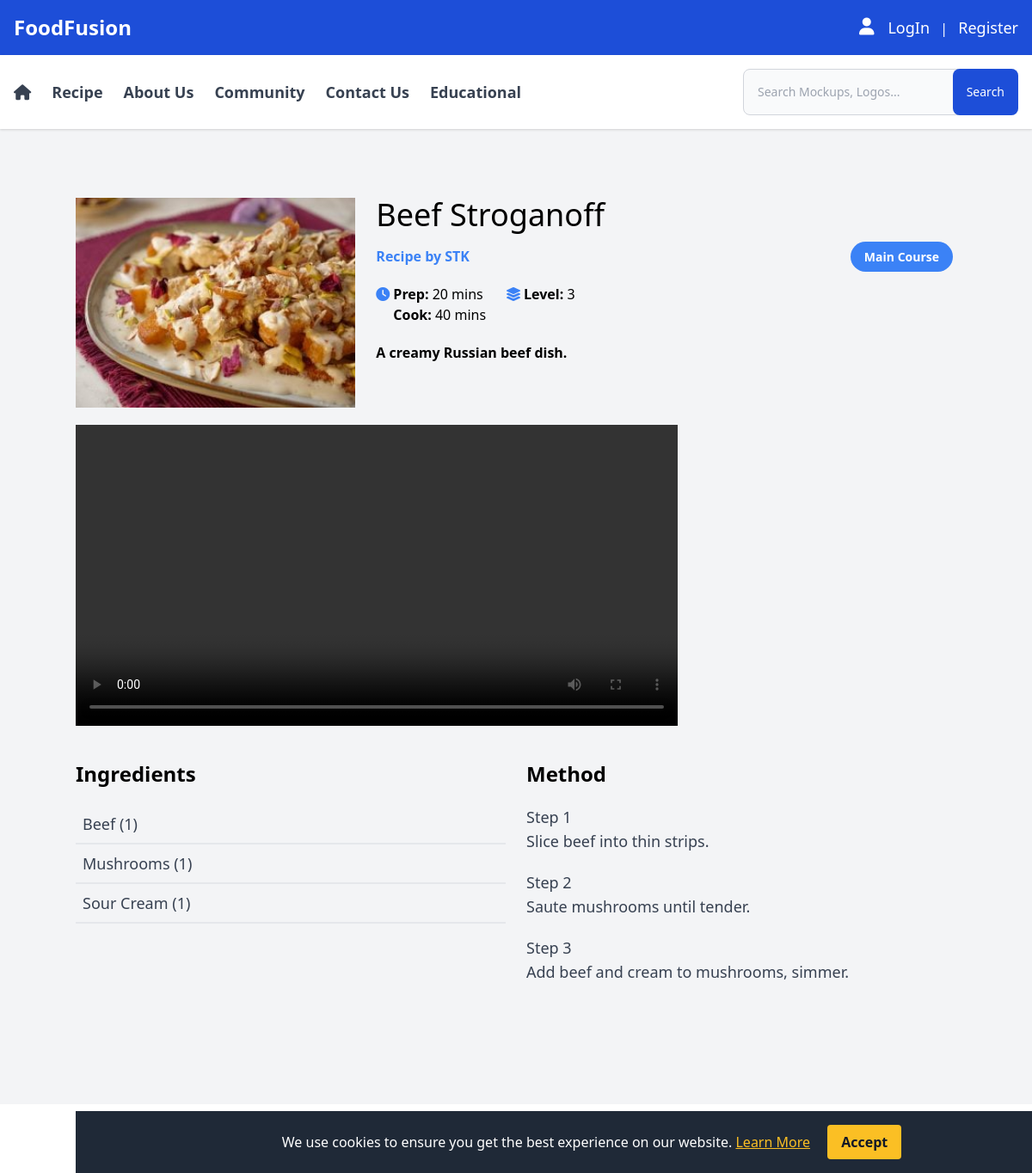
Page /recipes-details.php?id=1 on the committed database.
### tables this page shows
CREATE TABLE `recipes` (
  id INT(11) PRIMARY KEY AUTO_INCREMENT,
  user_id INT(11),
  image VARCHAR(500),
  recipe_name VARCHAR(500),
  description VARCHAR(500),
  preparation_time INT(11),
  cooking_time INT(11),
  instructions TEXT,
  tip VARCHAR(500),
  level INT(11) comment '1.easy 2.medium 3.hard',
  created_at TIMESTAMP DEFAULT CURRENT_TIMESTAMP,
  updated_at TIMESTAMP DEFAULT CURRENT_TIMESTAMP ON UPDATE CURRENT_TIMESTAMP,
  deleted_at TIMESTAMP NULL,
  FOREIGN KEY (user_id) REFERENCES user(id)
);

### recipes-details.php (the view, shortened to what this page needs)
<?php
include 'db.php';
$recipeId = isset($_GET['id']) ? intval($_GET['id']) : 0;
$recipeDetailsQuery = <<<QUERY
        SELECT
            r.id AS recipe_id,
            r.recipe_name,
            r.description,
            r.preparation_time,
            r.cooking_time,
            r.instructions,
            r.tip,
            r.level,
            r.image,
            CONCAT('[',
                GROUP_CONCAT(DISTINCT
                CONCAT('{\"id\":', c.id, ',\"name\":\"', c.name, '\"}')
            ), ']') AS categories,
            CONCAT('[', GROUP_CONCAT(
                DISTINCT CONCAT('{\"id\":', i.id, ',\"name\":\"', REPLACE(i.name, '\"', '\"'), '\",\"unit\":\"', i.unit, '\"}')
                ORDER BY i.id
            ), ']') AS ingredients,
            CONCAT('[', GROUP_CONCAT(
                DISTINCT CONCAT('{\"id\":', rs.id, ',\"step_name\":\"', REPLACE(rs.step_name, '\"', '\"'), '\",\"step_desc\":\"', REPLACE(rs.step_desc, '\"', '\"'), '\",\"sorting\":', rs.sorting, '}')
                ORDER BY rs.sorting
            ), ']') AS steps
        FROM
            recipes r
        LEFT JOIN recipes_category rc ON rc.recipe_id = r.id
        LEFT JOIN category c ON c.id = rc.category_id
        LEFT JOIN recipe_ingredients ri ON ri.recipe_id = r.id
        LEFT JOIN ingredients i ON i.id = ri.ingredients_id
        LEFT JOIN recipe_steps rs ON rs.recipe_id = r.id
        WHERE
            r.id = $recipeId
        GROUP BY
            r.id;
QUERY;
$recipeResult = $conn->query($recipeDetailsQuery);
if ($recipeResult && $recipeResult->num_rows > 0) {
    $recipe = $recipeResult->fetch_assoc();
    $categories = json_decode($recipe['categories'], true);
    $ingredients = json_decode(trim($recipe['ingredients'], ','), true) ?? [];
    $steps = json_decode(trim($recipe['steps'], ','), true) ?? [];
} else {
    echo "Recipe not found.";
    exit;
}
?>
<div class="max-w-7xl mx-auto my-10 py-10">
    <div class="grid grid-cols-3 gap-6">
        <div class="max-w-4xl">
            <img class="float-right w-full" src="<?= $recipe['image']; ?>" alt="<?= htmlspecialchars($recipe['recipe_name']); ?>">
        </div>
        <div class="col-span-2">
            <h1 class="text-4xl"><?= htmlspecialchars($recipe['recipe_name']); ?></h1>
            <div class="my-4 flex justify-between">
                <span class="font-bold text-blue-500">Recipe by STK</span>
                <div>
                    <?php foreach ($categories as $category): ?>
                        <a href="#" class="py-2 px-4 no-underline rounded-full bg-blue-500 text-white font-semibold text-sm mr-1"><?= htmlspecialchars($category['name']); ?></a>
                    <?php endforeach; ?>
                </div>
            </div>
            <div class="flex items-baseline gap-6 my-5">
                <div class="flex items-baseline gap-1">
                    <i class="fa-solid fa-clock text-blue-500"></i>
                    <div>
                        <p class="font-bold">Prep: <span class="font-normal"><?= htmlspecialchars($recipe['preparation_time']); ?> mins</span></p>
                        <p class="font-bold">Cook: <span class="font-normal"><?= htmlspecialchars($recipe['cooking_time']); ?> mins</span></p>
                    </div>
                </div>
                <div class="flex items-center gap-1">
                    <i class="fa-solid fa-layer-group text-blue-500"></i>
                    <p class="font-bold">Level: <span class="font-normal"><?= htmlspecialchars($recipe['level']); ?></span></p>
                </div>
            </div>
            <div>
                <p class="font-semibold"><?= htmlspecialchars($recipe['description']); ?></p>
            </div>
        </div>
    </div>
    <div class="max-w-4xl my-5">
        <video width="700" height="200" controls>
            <source src="/assets/video/example_video.mp4" type="video/mp4">
        </video>
    </div>
    <div class="grid grid-cols-2 my-10 gap-6">
        <div>
            <h1 class="text-2xl font-bold">Ingredients</h1>
            <div class="my-5">
                <?php foreach ($ingredients as $ingredient): ?>
                    <p class="text-lg font-medium text-gray-700 border-b-2 p-2"><?= htmlspecialchars($ingredient['name']); ?> (<?= htmlspecialchars($ingredient['unit']); ?>)</p>
                <?php endforeach; ?>
            </div>
        </div>
        <div>
            <h1 class="text-2xl font-bold">Method</h1>
            <div class="my-5">
                <?php foreach ($steps as $step): ?>
                    <div class="my-5 text-lg font-medium text-gray-700">
                        <h1>Step <?= htmlspecialchars($step['sorting']); ?></h1>
                        <p><?= htmlspecialchars($step['step_desc']); ?></p>
                    </div>
                <?php endforeach; ?>
            </div>
        </div>
    </div>
</div>
<div id="cookieConsent" class="fixed bottom-0 w-full bg-gray-800 text-white text-center p-4 z-50">
    <p class="inline-block mr-4">
        We use cookies to ensure you get the best experience on our website.
        <a href="privacy-policy.html" class="text-yellow-400 underline">Learn More</a>
    </p>
    <button id="acceptCookies" class="bg-yellow-400 text-gray-900 font-bold py-2 px-4 rounded">
        Accept
    </button>
</div>
<?php
include 'layout.php';
?>

### rows in the picture
recipes: image (picture), recipe_name "Beef Stroganoff", preparation_time "20", cooking_time "40", level "3", description "A creamy Russian beef dish."

### other values in the picture
$category['name'] "Main Course"
$ingredient['name'] "Beef"
$ingredient['unit'] "1"
$ingredient['name'] "Mushrooms"
$ingredient['name'] "Sour Cream"
$step['sorting'] "1"
$step['step_desc'] "Slice beef into thin strips."
$step['sorting'] "2"
$step['step_desc'] "Saute mushrooms until tender."
$step['sorting'] "3"
$step['step_desc'] "Add beef and cream to mushrooms, simmer."
